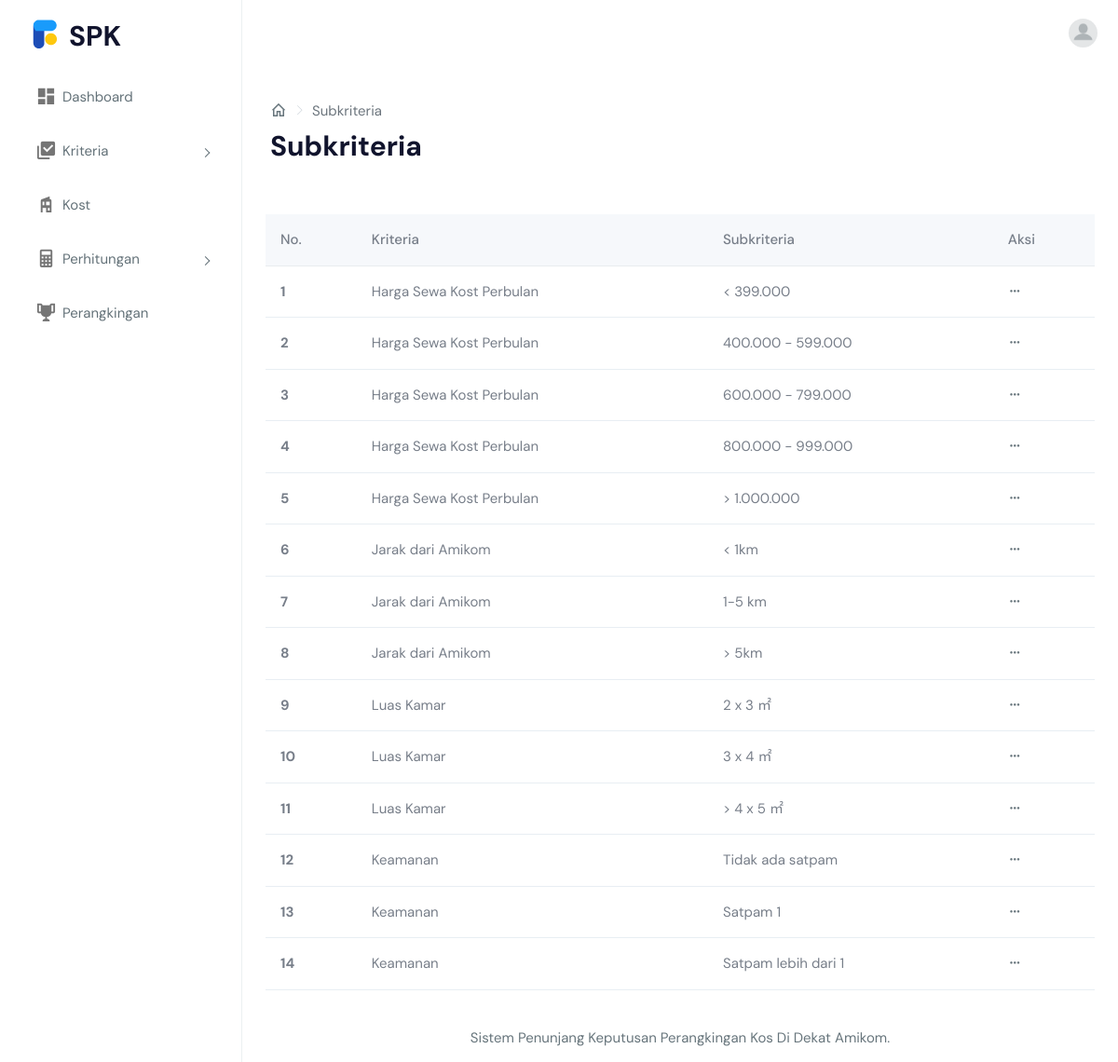
Page /index.php/subkriteria/subkriteria on the committed database.
### tables this page shows
CREATE TABLE `subkriteria` (
  `id` int(11) NOT NULL,
  `idKriteria` int(11) NOT NULL,
  `subkriteria` varchar(255) NOT NULL,
  `slug` varchar(255) NOT NULL
);

CREATE TABLE `kriteria` (
  `id` int(11) NOT NULL,
  `kriteria` varchar(255) NOT NULL,
  `slug` varchar(255) NOT NULL
);

### application/controllers/Subkriteria.php (called while the page is built, shortened)
<?php
class Subkriteria extends CI_Controller
{
    public function __construct()
    {
        $this->load->model('M_Crud');
        $this->load->model('M_Subkriteria');
    }
    public function subkriteria()
    {
        $data['currentPage'] = 'subkriteria';
        $data['subkriteria'] = $this->M_Subkriteria->join_kriteria()->result();
        $this->load->view('pages/admin/kriteria/subkriteria.php', $data);
    }
}

### index.php (called while the page is built, shortened)
<?php
require_once BASEPATH.'core/CodeIgniter.php';

### application/models/M_Subkriteria.php (called while the page is built, shortened)
<?php
class M_Subkriteria extends CI_Model
{
    public function join_kriteria()
    {
        $this->db->select('t1.id, t1.idKriteria, t2.kriteria, t1.subkriteria, t1.slug');
        $this->db->from('subkriteria as t1');
        $this->db->join('kriteria as t2', 't1.idKriteria = t2.id');
        $this->db->order_by('t1.idKriteria', 'ASC');
        $this->db->order_by('t2.id', 'ASC');
        return $this->db->get();
    }
}

### application/views/pages/admin/kriteria/subkriteria.php (the view, shortened to what this page needs)
<body>
    <div id="main-wrapper" data-layout="vertical" data-navbarbg="skin5" data-sidebartype="full" data-sidebar-position="absolute" data-header-position="absolute" data-boxed-layout="full">
        <div class="page-wrapper">
            <div class="page-breadcrumb">
                <div class="row align-items-center">
                    <div class="col-12">
                        <nav aria-label="breadcrumb">
                            <ol class="breadcrumb mb-0 d-flex align-items-center">
                                <li class="breadcrumb-item"><a href="<?= site_url('dashboard') ?>" class="link"><i class="mdi mdi-home-outline fs-4"></i></a></li>
                                <li class="breadcrumb-item active" aria-current="page"><?= ucfirst($currentPage); ?></li>
                            </ol>
                        </nav>
                        <h1 class="mb-0 fw-bold"><?= ucfirst($currentPage); ?></h1>
                    </div>
                </div>
            </div>
            <div class="container-fluid">
                <div class="row">
                    <div class="col-12">
                        <div class="table-responsive">
                            <table class="table customize-table table-hover mb-0 v-middle text-nowrap">
                                <thead class="table-light">
                                    <tr>
                                        <th scope="col">No.</th>
                                        <th scope="col">Kriteria</th>
                                        <th scope="col">Subkriteria</th>
                                        <th scope="col">Aksi</th>
                                    </tr>
                                </thead>
                                <tbody>
                                    <?php foreach ($subkriteria as $index => $row) { ?>
                                        <tr>
                                            <th scope="row"><?= $index + 1; ?></th>
                                            <td scope="row"><?= $row->kriteria; ?></td>
                                            <td scope="row"><?= $row->subkriteria; ?></td>
                                            <td scope="row">
                                                <div class="dropdown dropright">
                                                    <a href="#" class="link" id="dropdownMenuButton" data-bs-toggle="dropdown" aria-expanded="false">
                                                        <i class="mdi mdi-dots-horizontal"></i>
                                                    </a>
                                                </div>
                                            </td>
                                        </tr>
                                    <?php } ?>
                                </tbody>
                            </table>
                        </div>
                    </div>
                </div>
            </div>
</body>
</html>

### rows in the picture
subkriteria: idKriteria.kriteria "Harga Sewa Kost Perbulan", subkriteria "< 399.000"
subkriteria: idKriteria.kriteria "Harga Sewa Kost Perbulan", subkriteria "400.000 - 599.000"
subkriteria: idKriteria.kriteria "Harga Sewa Kost Perbulan", subkriteria "600.000 - 799.000"
subkriteria: idKriteria.kriteria "Harga Sewa Kost Perbulan", subkriteria "800.000 - 999.000"
subkriteria: idKriteria.kriteria "Harga Sewa Kost Perbulan", subkriteria "> 1.000.000"
subkriteria: idKriteria.kriteria "Jarak dari Amikom", subkriteria "< 1km"
subkriteria: idKriteria.kriteria "Jarak dari Amikom", subkriteria "1-5 km"
subkriteria: idKriteria.kriteria "Jarak dari Amikom", subkriteria "> 5km"
subkriteria: idKriteria.kriteria "Luas Kamar", subkriteria "2 x 3 ㎡"
subkriteria: idKriteria.kriteria "Luas Kamar", subkriteria "3 x 4 ㎡"
subkriteria: idKriteria.kriteria "Luas Kamar", subkriteria "> 4 x 5 ㎡"
subkriteria: idKriteria.kriteria "Keamanan", subkriteria "Tidak ada satpam"
subkriteria: idKriteria.kriteria "Keamanan", subkriteria "Satpam 1"
subkriteria: idKriteria.kriteria "Keamanan", subkriteria "Satpam lebih dari 1"

### other values in the picture
$currentPage "Subkriteria"
